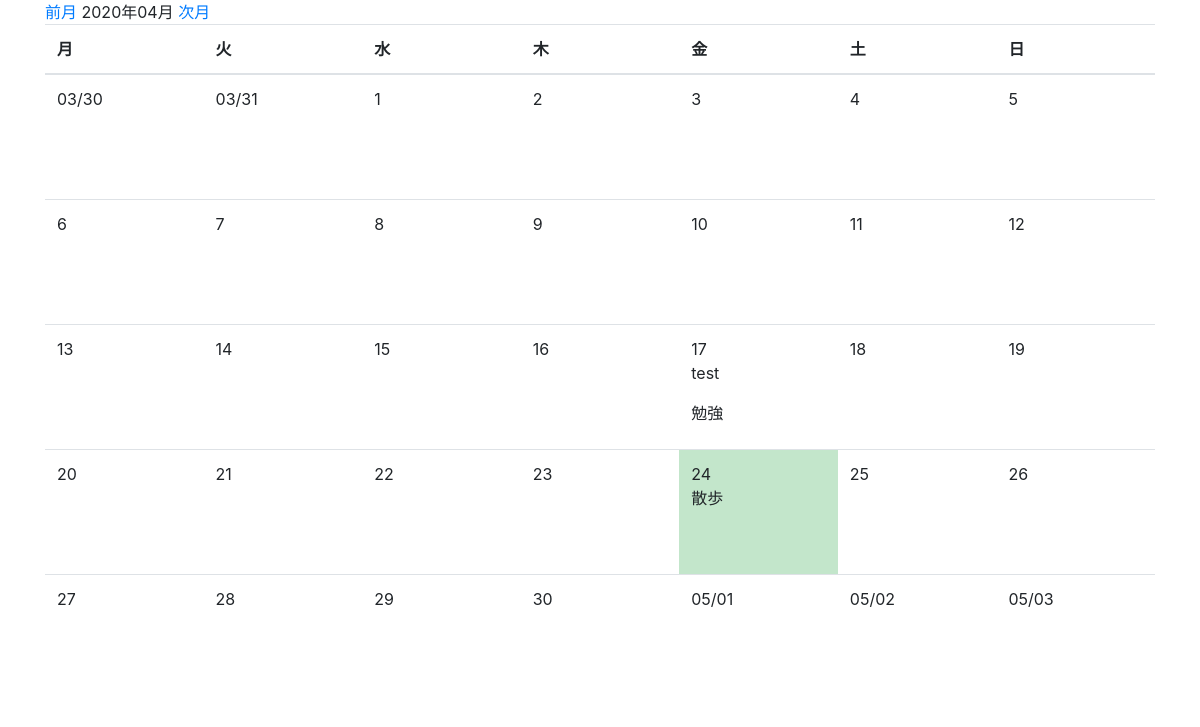
Before: /month_with_schedule/ with the older database file.
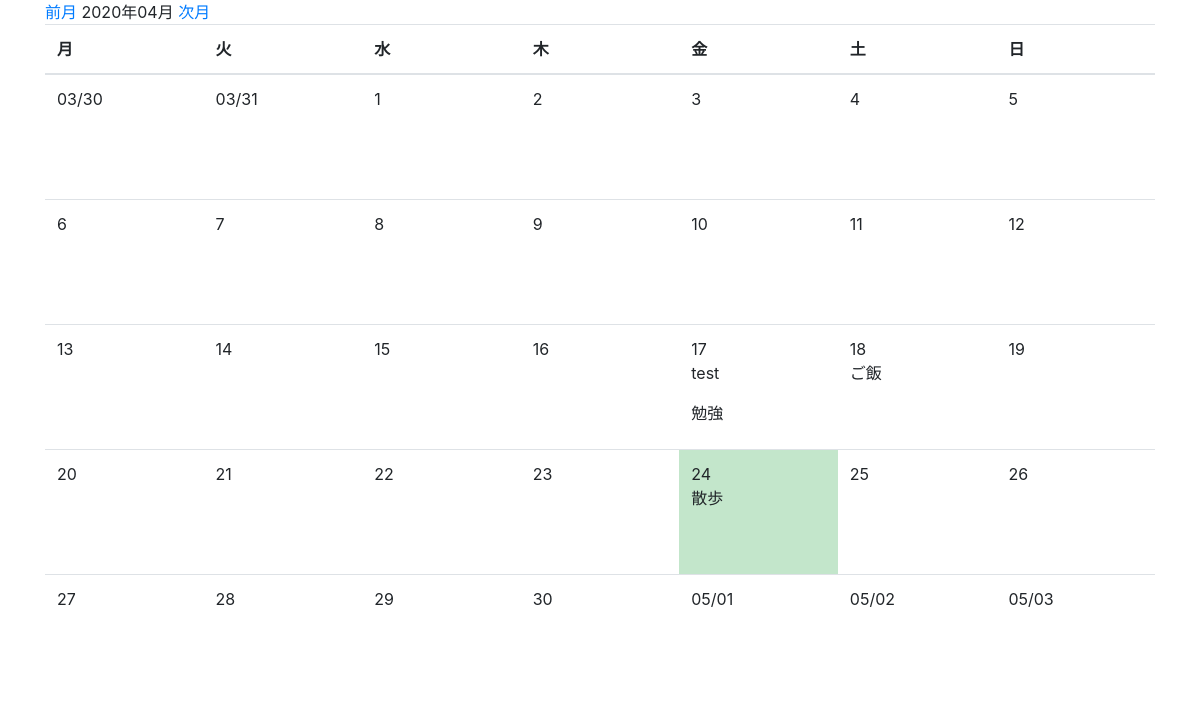
After: the same page with the newer database file.
### app/models.py (models this page shows, shortened)
class Schedule(models.Model):
    summary=models.CharField('概要',max_length=50)
    description=models.TextField('詳細な説明',blank=True)
    start_time=models.TimeField('開始時間',default=datetime.time(7,0,0))
    end_time=models.TimeField('終了時間',default=datetime.time(7,0,0))
    date=models.DateField('日付')
    created_at=models.DateTimeField('作成日',default=timezone.now)

### app/views.py (the view)
class MonthWithScheduleCalendar(mixins.MonthWithScheduleMixin,generic.TemplateView):
    template_name='app/month_with_schedule.html'
    model=Schedule
    date_field='date'
    def get_context_data(self,**kwargs):
        context=super().get_context_data(**kwargs)
        calendar_context=self.get_month_calendar()
        context.update(calendar_context)
        return context

### app/mixins.py (called while the page is built)
    def setup_calendar(self):
        self._calendar=calendar.Calendar(self.first_weekday)

    def get_week_names(self):
        week_names=deque(self.week_names)
        week_names.rotate(-self.first_weekday)#リスト内の要素を右に一つずつ移動...なんてときは,dequeを使うとなかなか面白いです。
        return week_names

    def get_previous_month(self,date):
        if date.month == 1:
            return date.replace(year=date.year-1,month=12,day=1)
        else:
            return date.replace(month=date.month-1,day=1)

    def get_next_month(self,date):
        if date.month ==12:
            return date.replace(year=date.year+1,month=1,day=1)
        else:
            return date.replace(month=date.month+1,day=1)

    def get_month_days(self,date):
        return self._calendar.monthdatescalendar(date.year,date.month)

    def get_current_month(self):
        month=self.kwargs.get('month')
        year=self.kwargs.get('year')
        if month and year:
            month=datetime.date(year=int(year),month=int(month),day=1)
        else:
            month=datetime.date.today().replace(day=1)
        return month

    def get_month_calendar(self):
        self.setup_calendar()
        current_month=self.get_current_month()
        calendar_data={
            'now':datetime.date.today(),#現在の日付で、datetime.date型のオブジェクトを返す。これを使うと、その日が今日なら色を付ける・・・なんてこともできる。
            'month_days':self.get_month_days(current_month),#その月の全ての日を返す。二次元のリストになり、datetime.date型
            'month_current':current_month,#そのカレンダーが表示している月
            'month_previous':self.get_previous_month(current_month),#currentの前の月
            'month_next':self.get_next_month(current_month),#currentの次の月
            'week_names':self.get_week_names(),#曜日のリストを返す。これはBaseCalendarMixinで提供されている。
        }
        return calendar_data

    def get_month_schedules(self,start,end,days):
        lookup={
            '{}__range'.format(self.date_field):(start,end)
        }
        queryset=self.model.objects.filter(**lookup)
        day_schedules={day:[] for week in days for day in week}
        for schedule in queryset:
            schedule_date=getattr(schedule,self.date_field)
            day_schedules[schedule_date].append(schedule)
        size=len(day_schedules)
        return [{key: day_schedules[key] for key in itertools.islice(day_schedules, i, i+7)} for i in range(0, size, 7)]

### app/templates/app/month_with_schedule.html (shortened to what this page needs)
{% extends 'app/base.html' %}
{% block content %}
    <a href="{% url 'app:month_with_schedule' month_previous.year month_previous.month %}">前月</a>
    {{ month_current | date:"Y年m月" }}
    <a href="{% url 'app:month_with_schedule' month_next.year month_next.month %}">次月</a>
    <table class="table">
        <thead>
            <tr>
                {% for w in week_names %}
                  <th>{{ w }}</th>
                {% endfor %}
            </tr>
        </thead>
        <tbody>
            {% for week_day_schedules in month_day_schedules %}
                <tr>
                    {% for day,schedules in week_day_schedules.items %}
                            {% if now == day %}
                                <td class="table-success">
                                    {% else %}
                                <td>
                            {% endif %}
                            <div>
                                {% if month_current.month != day.month %}
                                    {{ day | date:"m/d" }}
                                {% else %}
                                    {{ day.day}}
                                {% endif %}
                                {% for schedule in schedules %}
                                    <p>{{ schedule.summary }}</p>
                                {% endfor %}
                            </div>
                            </td>
                    {% endfor %}
                </tr>
            {% endfor %}
        </tbody>
    </table>
{% endblock %}

### app/templates/app/base.html (shortened to what this page needs)
<!doctype html>
<html lang="ja">
<head>
    <link rel="stylesheet" href="https://stackpath.bootstrapcdn.com/bootstrap/4.2.1/css/bootstrap.min.css"
>
</head>
<body>
<div class="container" mt-3>
        {% block content %}
        {% endblock %}
</div>
</body>
</html>

### app/templates/app/month_with_schedule.html (style rules this page uses)
table { table-layout:fixed; }
td > div { height:100px; overflow:hidden; white-space:nowrap; }

Changed rows visible on the page:
added Schedule: day "18", summary "ご飯"
Other visible differences:
list line gone: "18"
